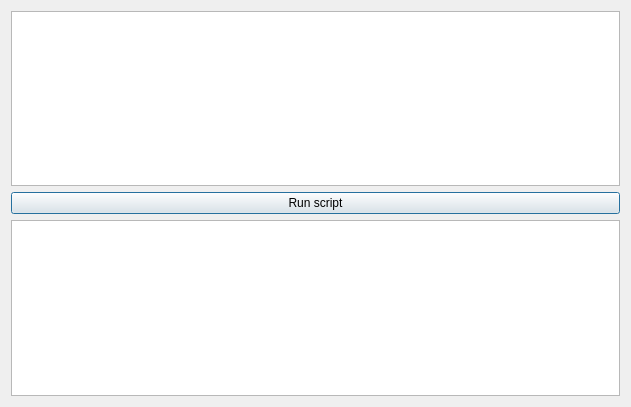
<?xml version="1.0" encoding="UTF-8"?>
<ui version="4.0">
 <class>DialogLuaConsole</class>
 <widget class="QDialog" name="DialogLuaConsole">
  <property name="geometry">
   <rect>
    <x>0</x>
    <y>0</y>
    <width>631</width>
    <height>407</height>
   </rect>
  </property>
  <property name="windowTitle">
   <string>LUA console</string>
  </property>
  <property name="autoFillBackground">
   <bool>false</bool>
  </property>
  <layout class="QVBoxLayout" name="verticalLayout">
   <item>
    <widget class="QPlainTextEdit" name="console_edit"/>
   </item>
   <item>
    <widget class="QPushButton" name="console_run">
     <property name="text">
      <string>Run script</string>
     </property>
    </widget>
   </item>
   <item>
    <widget class="QTextBrowser" name="console_output"/>
   </item>
  </layout>
 </widget>
 <resources/>
 <connections/>
</ui>
